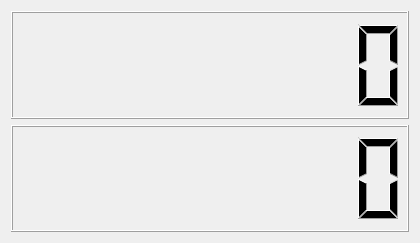
<?xml version="1.0" encoding="UTF-8"?>
<ui version="4.0">
 <class>ElecClockClass</class>
 <widget class="QWidget" name="ElecClockClass">
  <property name="geometry">
   <rect>
    <x>0</x>
    <y>0</y>
    <width>420</width>
    <height>243</height>
   </rect>
  </property>
  <property name="windowTitle">
   <string>ElecClock</string>
  </property>
  <layout class="QGridLayout" name="gridLayout">
   <item row="0" column="0">
    <widget class="QLCDNumber" name="lcdDate">
     <property name="smallDecimalPoint">
      <bool>false</bool>
     </property>
     <property name="digitCount">
      <number>8</number>
     </property>
     <property name="mode">
      <enum>QLCDNumber::Dec</enum>
     </property>
     <property name="segmentStyle">
      <enum>QLCDNumber::Filled</enum>
     </property>
    </widget>
   </item>
   <item row="1" column="0">
    <widget class="QLCDNumber" name="lcdTime">
     <property name="smallDecimalPoint">
      <bool>false</bool>
     </property>
     <property name="digitCount">
      <number>8</number>
     </property>
     <property name="mode">
      <enum>QLCDNumber::Dec</enum>
     </property>
     <property name="segmentStyle">
      <enum>QLCDNumber::Filled</enum>
     </property>
    </widget>
   </item>
  </layout>
 </widget>
 <layoutdefault spacing="6" margin="11"/>
 <resources>
  <include location="elecclock.qrc"/>
 </resources>
 <connections/>
</ui>
